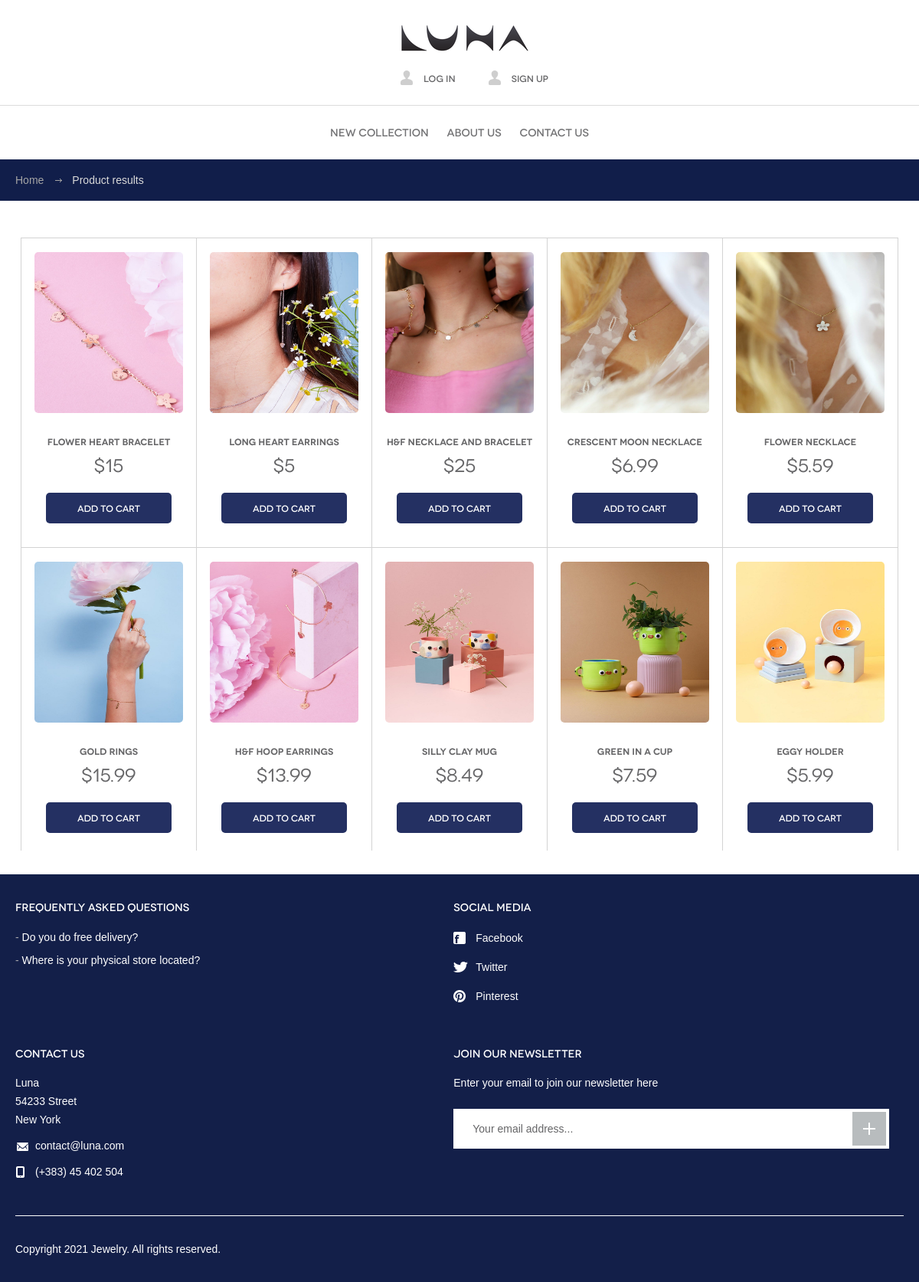
The page /view/products.php on the database its author committed.
### tables this page shows
CREATE TABLE `products` (
  `ID` int(11) NOT NULL,
  `ProductName` varchar(50) NOT NULL,
  `ProductText` varchar(50) NOT NULL,
  `Price` varchar(50) NOT NULL
);

### repository/productsRepo.php (called while the page is built, shortened)
<?php
	class productsRepo{
		private $connection;
		function __construct(){
			$connect = new DatabaseConnection;
			$this->connection = $connect->startConnection();
		}
	    function getAllProducts(){
	        $connect = $this->connection;
	        $sql = "SELECT * FROM products";
	        $statement = $connect->query($sql);
	        $allProducts = $statement->fetchAll();
	        return $allProducts;
	    }
	}
?>

### view/products.php (the view, shortened to what this page needs)
<!DOCTYPE html>
 <html lang="en">
<head>
	<link rel="stylesheet" media="all" href="../CSS/style.css">
</head>
<body>
	<header id="header">
		<div class="container">
			<a href="Index.php" id="logo" title="Luna">Luna</a>
			<div class="right-links">
				<ul>
					<li><a href="login-register.php"><span class="ico-account"></span>Log In</a></li>
					<li><a href="login-register.php"><span class="ico-account"></span>Sign Up</a></li>
				</ul>
			</div>
		</div>
	</header>
	<nav id="menu">
		<div class="container">
			<ul>
				<li><a href="products.php">New collection</a></li>
				<li><a href="team.php">About Us</a></li>
				<li><a href="Contactus.php">Contact Us</a></li>
			</ul>
		</div>
	</nav>
	<div id="breadcrumbs">
		<div class="container">
			<ul>
				<li><a href="index.php">Home</a></li>
				<li>Product results</li>
			</ul>
		</div>
	</div>
	<div id="body">
		<div class="container">
			<div class="products-wrap">
				<div id="content">
					<section class="products">
					<?php
        		       include_once '../repository/productsRepo.php';
		             $productsRepository = new productsRepo();
             		$products = $productsRepository->getAllProducts();
             		foreach($products as $product){
             		   echo
					   "
					   <article>
							<a href='product.php?product=$product[ID]'><img src='../Project/$product[ID].jpg' class='product-images'></a>
							<h3><a href='product.php?product=$product[ID]'>$product[ProductName]</a></h3>
							<h4><a href='product.php'>$$product[Price]</a></h4>
							<a href='cart.php?product=$product[ID]' class='btn-add'>Add to cart</a>
						</article>
						";
             		}
          			 ?>
					</section>
				</div>
			</div>
		</div>
	</div>
	<footer id="footer">
		<div class="container">
			<div class="cols">
				<div class="col">
					<h3>Frequently Asked Questions</h3>
					<ul>
						<li><a href="#">Do you do free delivery? </a></li>
						<li><a href="#">Where is your physical store located?</a></li>
					</ul>
				</div>
				<div class="col media">
					<h3>Social media</h3>
					<ul class="social">
						<li><a href="#"><span class="ico ico-fb"></span>Facebook</a></li>
						<li><a href="#"><span class="ico ico-tw"></span>Twitter</a></li>
						<li><a href="#"><span class="ico ico-pi"></span>Pinterest</a></li>
					</ul>
				</div>
				<div class="col contact">
					<h3>Contact us</h3>
					<p>Luna<br>54233 Street<br>New York</p>
					<p><span class="ico ico-em"></span><a href="#">contact@luna.com</a></p>
					<p><span class="ico ico-ph"></span>(+383) 45 402 504</p>
				</div>
				<div class="col newsletter">
					<h3>Join our newsletter</h3>
					<p>Enter your email to join our newsletter here</p>
					<form action="#">
						<input type="text" placeholder="Your email address...">
						<button type="submit"></button>
					</form>
				</div>
			</div>
			<p class="copy">Copyright 2021 Jewelry. All rights reserved.</p>
		</div>
	</footer>
</body>
</html>

### rows shown on the page
products: shows a picture, ProductName "Flower Heart Bracelet", Price "15"
products: shows a picture, ProductName "Long Heart earrings", Price "5"
products: shows a picture, ProductName "H&F Necklace and Bracelet", Price "25"
products: shows a picture, ProductName "Crescent Moon Necklace", Price "6.99"
products: shows a picture, ProductName "Flower Necklace", Price "5.59"
products: shows a picture, ProductName "Gold Rings", Price "15.99"
products: shows a picture, ProductName "H&F Hoop Earrings", Price "13.99"
products: shows a picture, ProductName "Silly Clay Mug", Price "8.49"
products: shows a picture, ProductName "Green in a cup", Price "7.59"
products: shows a picture, ProductName "Eggy Holder", Price "5.99"
